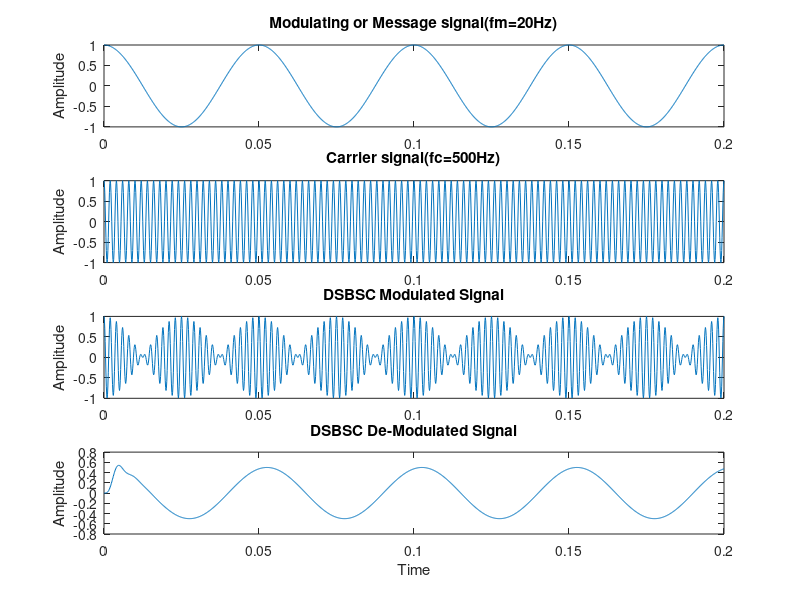

Write MATLAB code to recreate this figure.
% 1)Modulated signal is product of message signal and carrier signal ,
% amplitude of modulated signal is given by Am*Ac.
% 2)Demodulated signal is product of modulated signal and carrier signal,
% amplitude of demodulated signal is Am*Ac*Ac.
% 3)To get this demodulated signal amplitude equal to message signal it needs to be divided by Ac*Ac

fs=8000;
fm=20;
fc=500;
Am=1;
Ac=1;
t=(0:0.2*fs)/fs;
m=Am*cos(2*pi*fm*t);
c=Ac*cos(2*pi*fc*t);
subplot(4,2,1:2);
plot(t,m);
title('Modulating or Message signal(fm=20Hz)');
ylabel("Amplitude");
subplot(4,2,3:4);
plot(t,c);
ylabel("Amplitude");
title('Carrier signal(fc=500Hz)');
s1=Ac*Am*cos(2*pi*fm*t).*cos(2*pi*fc*t);
subplot(4,2,5:6);
plot(t,s1);
ylabel("Amplitude");
title('DSBSC Modulated Signal');
s3 = (s1.*c)/(Ac*Ac); 
[b,a] = butter(5,0.05);
s4 = filter(b,a,s3);
subplot(4,2,7:8);
plot(t,s4);
xlabel("Time");
ylabel("Amplitude");
title('DSBSC De-Modulated Signal');
